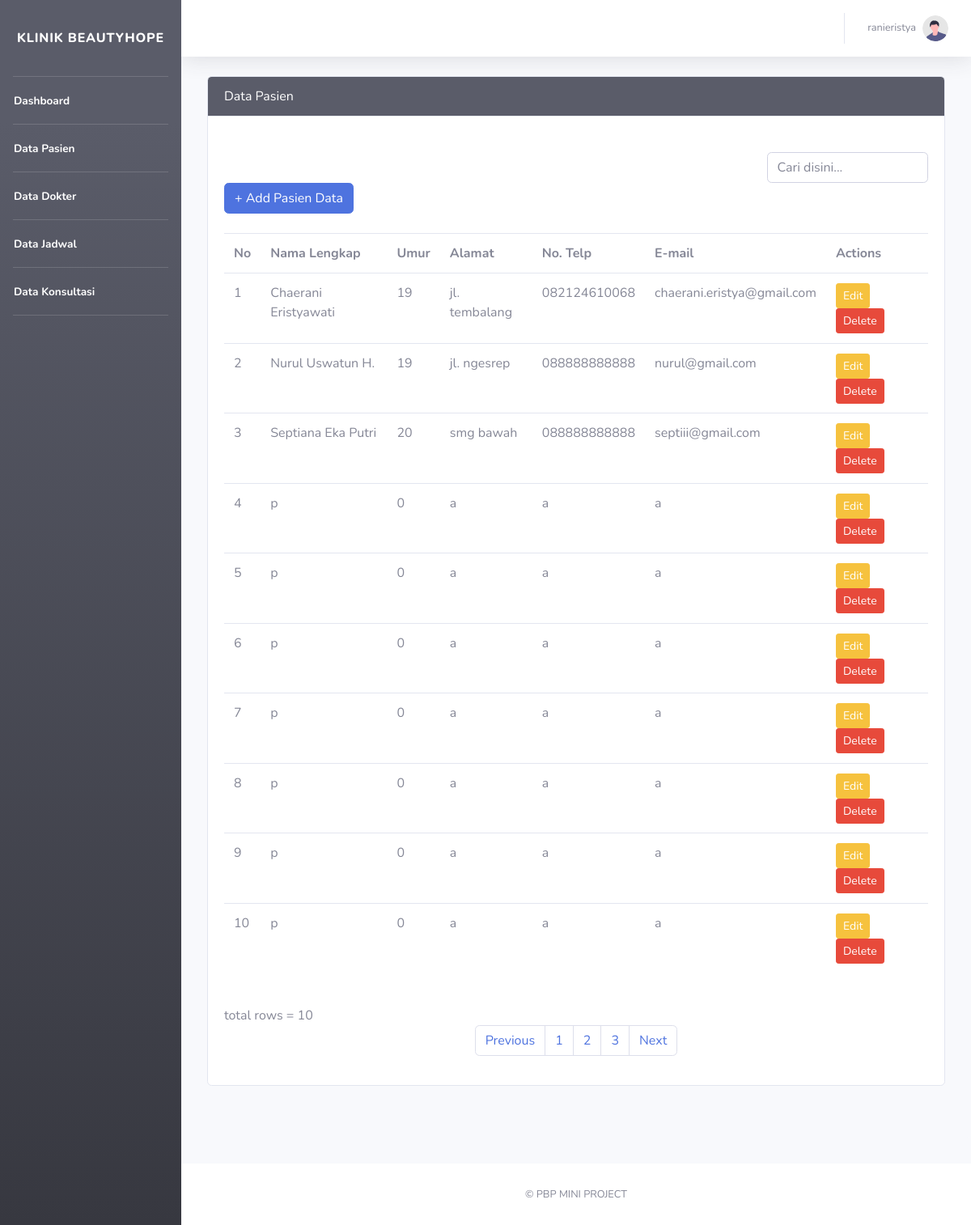
The page /views/pages/view_kons.php (signed in) on the database its author committed.
### tables this page shows
CREATE TABLE `pasien` (
  `pasienid` int(10) NOT NULL,
  `nama_lengkap` varchar(255) NOT NULL,
  `umur` int(2) NOT NULL,
  `alamat` varchar(255) NOT NULL,
  `no_telp` varchar(14) NOT NULL,
  `email` varchar(255) NOT NULL,
  `userid` int(10) NOT NULL
);

### views/pages/view_kons.php (the view, shortened to what this page needs)
<!DOCTYPE html>
<html lang="en">
<head>
    <link href="../templates/vendor/fontawesome-free/css/all.min.css" rel="stylesheet" type="text/css">
    <link href="../templates/css/sb-admin-2.min.css" rel="stylesheet">
</head>
<div id="wrapper">
        <ul class="navbar-nav bg-gradient-dark sidebar sidebar-dark accordion" id="accordionSidebar">
            <a class="sidebar-brand d-flex align-items-center justify-content-center"  href='home_admin.php'>
                <div class="sidebar-brand-text mx-6z mt-4">Klinik BeautyHope</div>
            </a>
            <hr class="sidebar-divider my-0 mt-4">
            <li class="nav-item active">
                <a class="btn nav-link">
                <span>Dashboard</span></a>
            </li>
            <hr class="sidebar-divider my-0">
            <li class="nav-item active">
                <a class="btn nav-link" href='view_pasien.php'>
                <span>Data Pasien</span></a>
            </li>
            <hr class="sidebar-divider my-0">
            <li class="nav-item active">
                <a class="btn nav-link" href='view_dokter.php'>
                <span>Data Dokter</span></a>
            </li>
            <hr class="sidebar-divider my-0">
            <li class="nav-item active">
                <a class="btn nav-link" href='view_jadwal.php'>
                <span>Data Jadwal</span></a>
            </li>
            <hr class="sidebar-divider my-0">
            <li class="nav-item active">
                <a class="btn nav-link" href='view_kons.php'>
                <span>Data Konsultasi</span></a>
            </li>
            <hr class="sidebar-divider my-0">
        </ul>
        <div id="content-wrapper" class="d-flex flex-column">
            <div id="content">
                <nav class="navbar navbar-expand navbar-light bg-white topbar mb-4 static-top shadow">
                    <ul class="navbar-nav ml-auto">
                        <li class="nav-item dropdown no-arrow">
                            <a class="nav-link dropdown-toggle" href="#" id="userDropdown" role="button"
                                data-toggle="dropdown" aria-haspopup="true" aria-expanded="false">
                                <span class="mr-2 d-none d-lg-inline text-gray-600 small"><?php echo $_SESSION['username']?></span>
                                <img class="img-profile rounded-circle"
                                    src="img/undraw_profile.svg">
                            </a>
                        </li>
                    </ul>
                </nav>
                    <div id="page" class="jumbotron pt-0 bg-light">
                    <div class="card">
                    <div class="card-header bg-dark text-white">Data Pasien</div>
                    <div class="card-body">
                 <br>
                <div class="row justify-content-end">
                    <div class="col-3">
                        <input type="text" class="form-control" id="search" name="search" placeholder="Cari disini..." onkeyup="search_pasien()">
                    </div>
                </div>
                <a class="btn btn-primary" href="add_pasien.php">+ Add Pasien Data</a><br/><br/>
                <div id="tabel">
                <table class="table table-stripped">
                    <tr>
                        <th>No</th>
                        <th>Nama Lengkap</th>
                        <th>Umur</th>
                        <th>Alamat</th>
                        <th>No. Telp</th>
                        <th>E-mail</th>
                        <th>Actions</th>
                    </tr>
                    <?php
                    require_once('../../core/database/db_connect.php');
                    $batas = 10;
                    $halaman = isset($_GET['halaman'])?(int)$_GET['halaman'] : 1;
                    $halaman_awal = ($halaman>1) ? ($halaman * $batas) - $batas : 0;
                    $query = " SELECT * FROM pasien ORDER BY pasienid LIMIT ".$halaman_awal.','.$batas;
                    $result = $db->query($query);
                    $i = (10*$halaman)+1-10;
                    while($row = $result->fetch_object()){
                        echo '<tr>';
                        echo '<td>'.$i.'</td>';
                        echo '<td>'.$row->nama_lengkap.'</td>';
                        echo '<td>'.$row->umur.'</td>';
                        echo '<td>'.$row->alamat.'</td>';
                        echo '<td>'.$row->no_telp.'</td>';
                        echo '<td>'.$row->email.'</td>';
                        echo '<td><a class = "btn btn-warning btn-sm" href="edit_pasien.php?id='.$row->pasienid.'">Edit</a>&nbsp;&nbsp;
                            <a class = "btn btn-danger btn-sm" href="delete_pasien.php?id='.$row->pasienid.'">Delete</a>
                            </td>';
                        echo '<tr>';
                        $i++;
                    }
                    echo '</table>';
                    echo '<br />';
                    echo 'total rows = '.$result->num_rows;
                    ?>
                <?php include('nav.php'); ?>
                </div>
            </div>
        </div>
                </div>
            </div>
            <footer class="sticky-footer bg-white">
                <div class="container my-auto">
                    <div class="copyright text-center my-auto">
                        <span>&copy; PBP MINI PROJECT</span>
                    </div>
                </div>
            </footer>
        </div>
    </div>
</body>
</html>

### rows shown on the page
pasien: nama_lengkap "Chaerani Eristyawati", umur "19", alamat "jl. tembalang", no_telp "082124610068", email "chaerani.eristya@gmail.com"
pasien: nama_lengkap "Nurul Uswatun H.", umur "19", alamat "jl. ngesrep", no_telp "088888888888", email "nurul@gmail.com"
pasien: nama_lengkap "Septiana Eka Putri", umur "20", alamat "smg bawah", no_telp "088888888888", email "septiii@gmail.com"
pasien: nama_lengkap "p", umur "0", alamat "a", no_telp "a", email "a"
pasien: nama_lengkap "p", umur "0", alamat "a", no_telp "a", email "a"
pasien: nama_lengkap "p", umur "0", alamat "a", no_telp "a", email "a"
pasien: nama_lengkap "p", umur "0", alamat "a", no_telp "a", email "a"
pasien: nama_lengkap "p", umur "0", alamat "a", no_telp "a", email "a"
pasien: nama_lengkap "p", umur "0", alamat "a", no_telp "a", email "a"
pasien: nama_lengkap "p", umur "0", alamat "a", no_telp "a", email "a"

### other values the page prints
$_SESSION['username'] "ranieristya"
$result->num_rows "10"
